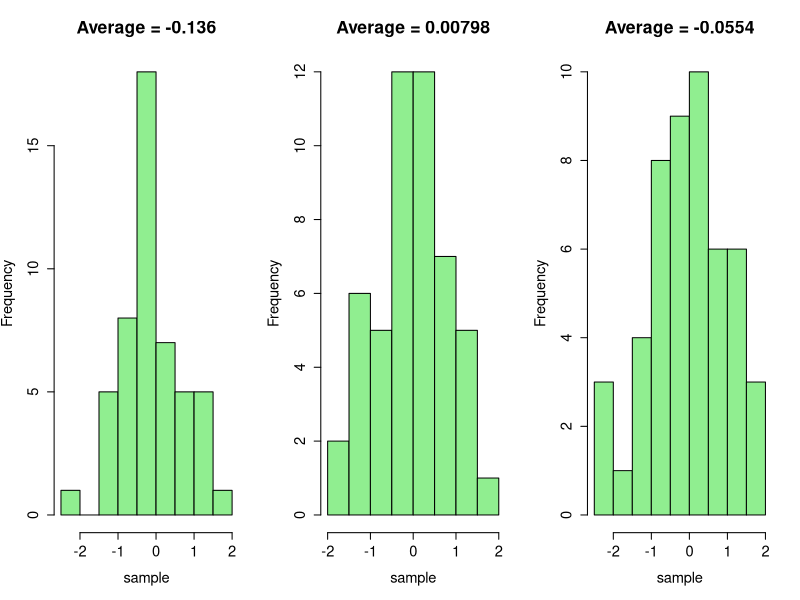
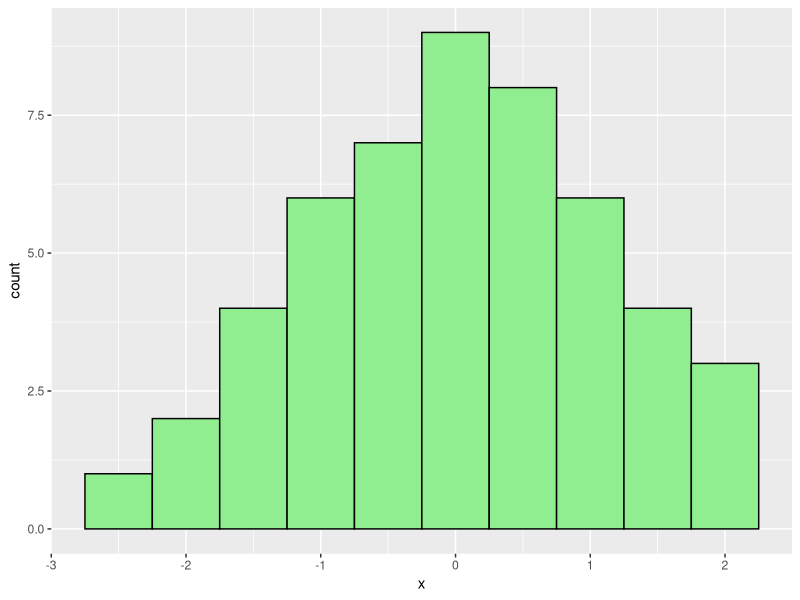
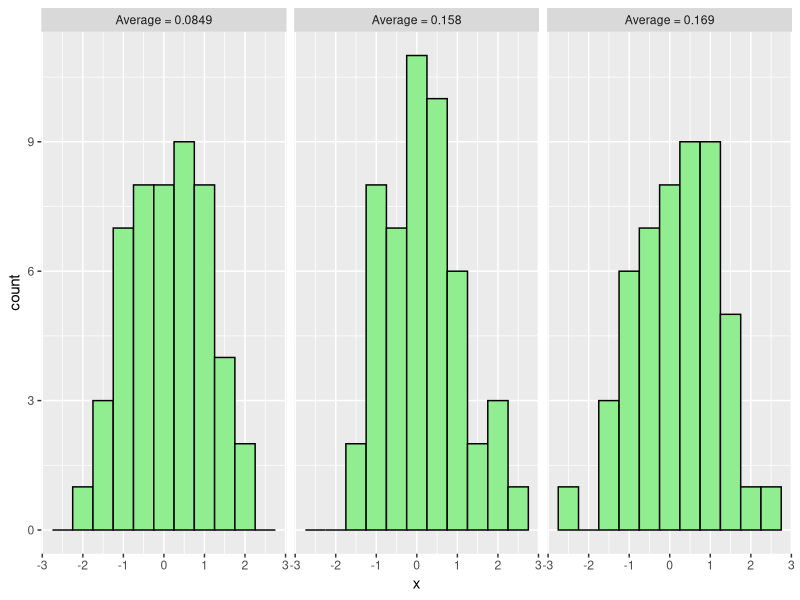
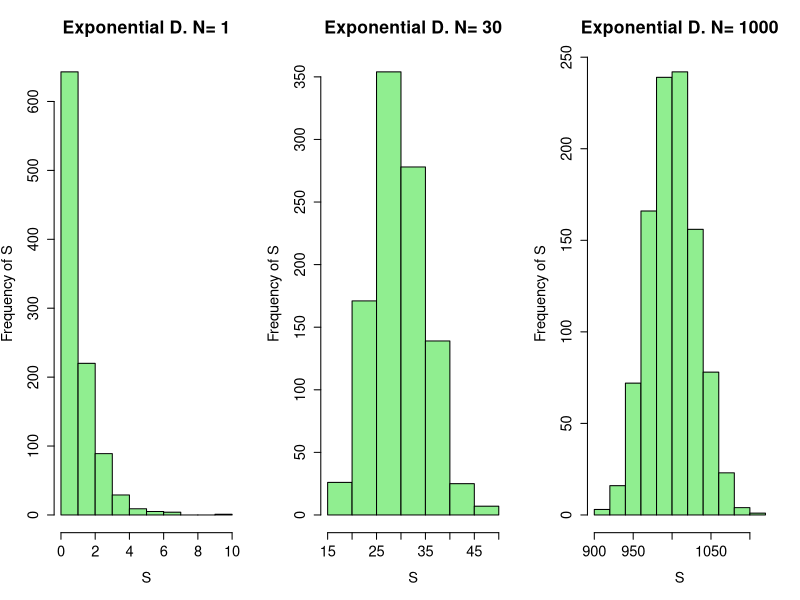

R code for these plots, in order:
## ---- chunk 1
library(ggplot2)
knitr::opts_chunk$set(echo = TRUE)
## ---- chunk 2
##
#
# Plot three histograms
#
##

# old.par for 1 row and 3 columns (three charts in a row)
old.par <- par(mfrow=c(1, 3),ps=16)

# Loop through the 3 histogram (the 3 charts)
for ( iTry in 1:3 ) {
  
  # Get a sample 
  #Standard Normal, 50 samples, zero mean, unit variance.
  sample <- rnorm(50, mean=0, sd=1)
  
  # Plot its histogram of the sample
  hist(sample, breaks=10, col='lightgreen', main=paste("Average =",signif(mean(sample), 3)))
}

# Close the old.par setting
par(old.par)
## ---- chunk 3
##
#
# Now use ggplot()
#
# ggplot will use data.frame
#
##

# make a data.frame
sample_df <- data.frame(x=rnorm(50, mean=0, sd=1), y=1:50)
  
# Plot its histogram of the sample
ggplot(sample_df, aes(x=x)) +
  geom_histogram(binwidth=0.5, colour="black", fill='lightgreen')

## ---- chunk 4
##
#
# Now use ggplot()
#
# ggplot will use data.frame
#
##

# Here we create the sample using transform

sample_xform <- transform(data.frame(x=rnorm(150), y=rep(1:3,50)), y=paste("Average =", signif(unlist(lapply(unstack(data.frame(x,y)),mean))[y],3)))

ggplot(sample_xform, aes(x=x)) +
  geom_histogram(binwidth=0.5, colour="black",fill='lightgreen') +
  facet_wrap(~y)
## ---- chunk 5
# N is the number of i.i.d. variables X that I am going to sum.
# I will repeat my analysis using different values of N.
N <- c(1, 30, 1000)
N.names <- c("Small", "Intermediate", "Large")

# The number of times we will repeat the experiment, number s values.
n.repeats <- 1000

# The following code is needed to build three histograms in a row at the end.
old.par <- par(mfrow=c(1,3),ps=16)

# I will use a matrix structure to capture the s values for the entire analysis.
# A matrix data structure gives me a chance to better study the results.
# The number of columns is the number of N's that I will use: length(N).
# The number of rows is the number of experiments per s = n.repeats.
# Think of each column as if it were a vector for s.values.
# Initiate the the matrix. The experiments will fill in the matrix with values.
s.values <- matrix(0, ncol = length(N), nrow = n.repeats)

# Outer Loop: Goes through the matrix columns, one column for each value of N.
# Call them "j" columns.
for (j in 1:length(N)) {
  
  # Inner Loop: Goes through the matrix rows, one column at a time.
  # Create s.values for each row 1 to n.repeats.
  # Call them "i.exp" rows.
  for (i.exp in 1:n.repeats){
    
    # Exponential distribution using default paramter rate = 1
    # Expected value = 1/rate, and variance = 1 / rate^2
    # Therefore in these simulations the expected value = 1, var = 1, sd = 1
    sampling.ftn <- c("Exponential D.")
    x <- rexp(N[j])

    
    # Now sum all the x values drawn and create the next s[i.exp, j].
    # Draw column by column to fill the matrix (n.repeats x length(N))
    s.values[i.exp,j] = sum(x)
  }
  
  # Build the histogram. I will have 
  hist(s.values[,j], breaks=10, col='lightgreen',
       main=paste(sampling.ftn, "N=", N[j]), 
       xlab=paste("S"),
       ylab=paste("Frequency of S"))
  
}
